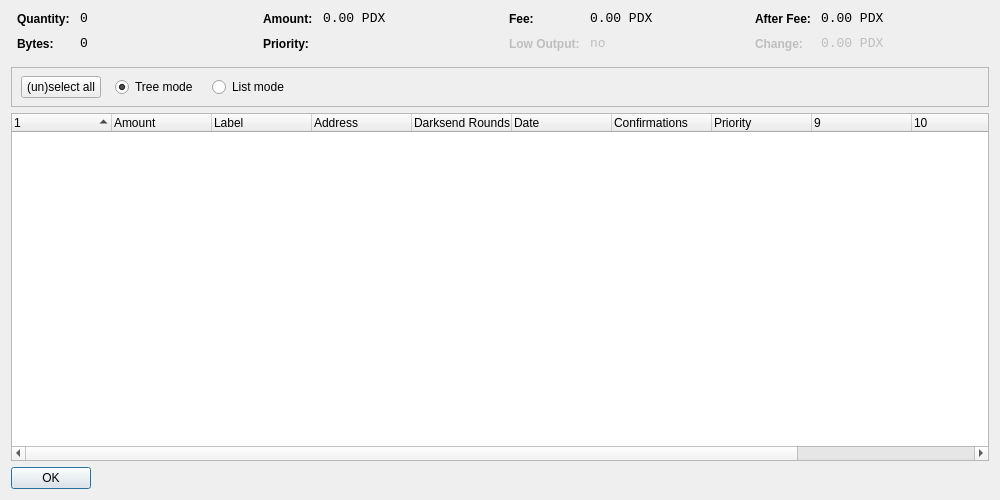
<?xml version="1.0" encoding="UTF-8"?>
<ui version="4.0">
 <class>CoinControlDialog</class>
 <widget class="QDialog" name="CoinControlDialog">
  <property name="geometry">
   <rect>
    <x>0</x>
    <y>0</y>
    <width>1000</width>
    <height>500</height>
   </rect>
  </property>
  <property name="windowTitle">
   <string>Coin Control</string>
  </property>
  <layout class="QVBoxLayout" name="verticalLayout">
   <item>
    <layout class="QHBoxLayout" name="horizontalLayoutTop" stretch="0,0,0,0">
     <property name="topMargin">
      <number>0</number>
     </property>
     <property name="bottomMargin">
      <number>10</number>
     </property>
     <item>
      <layout class="QFormLayout" name="formLayoutCoinControl1">
       <property name="horizontalSpacing">
        <number>10</number>
       </property>
       <property name="verticalSpacing">
        <number>10</number>
       </property>
       <property name="leftMargin">
        <number>6</number>
       </property>
       <property name="rightMargin">
        <number>6</number>
       </property>
       <item row="0" column="0">
        <widget class="QLabel" name="labelCoinControlQuantityText">
         <property name="styleSheet">
          <string notr="true">font-weight:bold;</string>
         </property>
         <property name="text">
          <string>Quantity:</string>
         </property>
        </widget>
       </item>
       <item row="0" column="1">
        <widget class="QLabel" name="labelCoinControlQuantity">
         <property name="font">
          <font>
           <family>Monospace</family>
           <pointsize>10</pointsize>
          </font>
         </property>
         <property name="cursor">
          <cursorShape>IBeamCursor</cursorShape>
         </property>
         <property name="contextMenuPolicy">
          <enum>Qt::ActionsContextMenu</enum>
         </property>
         <property name="text">
          <string notr="true">0</string>
         </property>
         <property name="textInteractionFlags">
          <set>Qt::LinksAccessibleByMouse|Qt::TextSelectableByKeyboard|Qt::TextSelectableByMouse</set>
         </property>
        </widget>
       </item>
       <item row="1" column="0">
        <widget class="QLabel" name="labelCoinControlBytesText">
         <property name="styleSheet">
          <string notr="true">font-weight:bold;</string>
         </property>
         <property name="text">
          <string>Bytes:</string>
         </property>
        </widget>
       </item>
       <item row="1" column="1">
        <widget class="QLabel" name="labelCoinControlBytes">
         <property name="font">
          <font>
           <family>Monospace</family>
           <pointsize>10</pointsize>
          </font>
         </property>
         <property name="cursor">
          <cursorShape>IBeamCursor</cursorShape>
         </property>
         <property name="contextMenuPolicy">
          <enum>Qt::ActionsContextMenu</enum>
         </property>
         <property name="text">
          <string notr="true">0</string>
         </property>
         <property name="textInteractionFlags">
          <set>Qt::LinksAccessibleByMouse|Qt::TextSelectableByKeyboard|Qt::TextSelectableByMouse</set>
         </property>
        </widget>
       </item>
      </layout>
     </item>
     <item>
      <layout class="QFormLayout" name="formLayoutCoinControl2">
       <property name="horizontalSpacing">
        <number>10</number>
       </property>
       <property name="verticalSpacing">
        <number>10</number>
       </property>
       <property name="leftMargin">
        <number>6</number>
       </property>
       <property name="rightMargin">
        <number>6</number>
       </property>
       <item row="0" column="0">
        <widget class="QLabel" name="labelCoinControlAmountText">
         <property name="styleSheet">
          <string notr="true">font-weight:bold;</string>
         </property>
         <property name="text">
          <string>Amount:</string>
         </property>
        </widget>
       </item>
       <item row="0" column="1">
        <widget class="QLabel" name="labelCoinControlAmount">
         <property name="font">
          <font>
           <family>Monospace</family>
           <pointsize>10</pointsize>
          </font>
         </property>
         <property name="cursor">
          <cursorShape>IBeamCursor</cursorShape>
         </property>
         <property name="contextMenuPolicy">
          <enum>Qt::ActionsContextMenu</enum>
         </property>
         <property name="text">
          <string notr="true">0.00 PDX</string>
         </property>
         <property name="textInteractionFlags">
          <set>Qt::LinksAccessibleByMouse|Qt::TextSelectableByKeyboard|Qt::TextSelectableByMouse</set>
         </property>
        </widget>
       </item>
       <item row="1" column="0">
        <widget class="QLabel" name="labelCoinControlPriorityText">
         <property name="styleSheet">
          <string notr="true">font-weight:bold;</string>
         </property>
         <property name="text">
          <string>Priority:</string>
         </property>
        </widget>
       </item>
       <item row="1" column="1">
        <widget class="QLabel" name="labelCoinControlPriority">
         <property name="font">
          <font>
           <family>Monospace</family>
           <pointsize>10</pointsize>
          </font>
         </property>
         <property name="cursor">
          <cursorShape>IBeamCursor</cursorShape>
         </property>
         <property name="contextMenuPolicy">
          <enum>Qt::ActionsContextMenu</enum>
         </property>
         <property name="text">
          <string/>
         </property>
         <property name="textInteractionFlags">
          <set>Qt::LinksAccessibleByMouse|Qt::TextSelectableByKeyboard|Qt::TextSelectableByMouse</set>
         </property>
        </widget>
       </item>
      </layout>
     </item>
     <item>
      <layout class="QFormLayout" name="formLayoutCoinControl3">
       <property name="horizontalSpacing">
        <number>10</number>
       </property>
       <property name="verticalSpacing">
        <number>10</number>
       </property>
       <property name="leftMargin">
        <number>6</number>
       </property>
       <property name="rightMargin">
        <number>6</number>
       </property>
       <item row="0" column="0">
        <widget class="QLabel" name="labelCoinControlFeeText">
         <property name="styleSheet">
          <string notr="true">font-weight:bold;</string>
         </property>
         <property name="text">
          <string>Fee:</string>
         </property>
        </widget>
       </item>
       <item row="0" column="1">
        <widget class="QLabel" name="labelCoinControlFee">
         <property name="font">
          <font>
           <family>Monospace</family>
           <pointsize>10</pointsize>
          </font>
         </property>
         <property name="cursor">
          <cursorShape>IBeamCursor</cursorShape>
         </property>
         <property name="contextMenuPolicy">
          <enum>Qt::ActionsContextMenu</enum>
         </property>
         <property name="text">
          <string notr="true">0.00 PDX</string>
         </property>
         <property name="textInteractionFlags">
          <set>Qt::LinksAccessibleByMouse|Qt::TextSelectableByKeyboard|Qt::TextSelectableByMouse</set>
         </property>
        </widget>
       </item>
       <item row="1" column="0">
        <widget class="QLabel" name="labelCoinControlLowOutputText">
         <property name="enabled">
          <bool>false</bool>
         </property>
         <property name="styleSheet">
          <string notr="true">font-weight:bold;</string>
         </property>
         <property name="text">
          <string>Low Output:</string>
         </property>
        </widget>
       </item>
       <item row="1" column="1">
        <widget class="QLabel" name="labelCoinControlLowOutput">
         <property name="enabled">
          <bool>false</bool>
         </property>
         <property name="font">
          <font>
           <family>Monospace</family>
           <pointsize>10</pointsize>
          </font>
         </property>
         <property name="cursor">
          <cursorShape>IBeamCursor</cursorShape>
         </property>
         <property name="contextMenuPolicy">
          <enum>Qt::ActionsContextMenu</enum>
         </property>
         <property name="text">
          <string notr="true">no</string>
         </property>
         <property name="textInteractionFlags">
          <set>Qt::LinksAccessibleByMouse|Qt::TextSelectableByKeyboard|Qt::TextSelectableByMouse</set>
         </property>
        </widget>
       </item>
      </layout>
     </item>
     <item>
      <layout class="QFormLayout" name="formLayoutCoinControl4">
       <property name="horizontalSpacing">
        <number>10</number>
       </property>
       <property name="verticalSpacing">
        <number>10</number>
       </property>
       <property name="leftMargin">
        <number>6</number>
       </property>
       <property name="rightMargin">
        <number>6</number>
       </property>
       <item row="0" column="0">
        <widget class="QLabel" name="labelCoinControlAfterFeeText">
         <property name="styleSheet">
          <string notr="true">font-weight:bold;</string>
         </property>
         <property name="text">
          <string>After Fee:</string>
         </property>
        </widget>
       </item>
       <item row="0" column="1">
        <widget class="QLabel" name="labelCoinControlAfterFee">
         <property name="font">
          <font>
           <family>Monospace</family>
           <pointsize>10</pointsize>
          </font>
         </property>
         <property name="cursor">
          <cursorShape>IBeamCursor</cursorShape>
         </property>
         <property name="contextMenuPolicy">
          <enum>Qt::ActionsContextMenu</enum>
         </property>
         <property name="text">
          <string notr="true">0.00 PDX</string>
         </property>
         <property name="textInteractionFlags">
          <set>Qt::LinksAccessibleByMouse|Qt::TextSelectableByKeyboard|Qt::TextSelectableByMouse</set>
         </property>
        </widget>
       </item>
       <item row="1" column="0">
        <widget class="QLabel" name="labelCoinControlChangeText">
         <property name="enabled">
          <bool>false</bool>
         </property>
         <property name="styleSheet">
          <string notr="true">font-weight:bold;</string>
         </property>
         <property name="text">
          <string>Change:</string>
         </property>
        </widget>
       </item>
       <item row="1" column="1">
        <widget class="QLabel" name="labelCoinControlChange">
         <property name="enabled">
          <bool>false</bool>
         </property>
         <property name="font">
          <font>
           <family>Monospace</family>
           <pointsize>10</pointsize>
          </font>
         </property>
         <property name="cursor">
          <cursorShape>IBeamCursor</cursorShape>
         </property>
         <property name="contextMenuPolicy">
          <enum>Qt::ActionsContextMenu</enum>
         </property>
         <property name="text">
          <string notr="true">0.00 PDX</string>
         </property>
         <property name="textInteractionFlags">
          <set>Qt::LinksAccessibleByMouse|Qt::TextSelectableByKeyboard|Qt::TextSelectableByMouse</set>
         </property>
        </widget>
       </item>
      </layout>
     </item>
    </layout>
   </item>
   <item>
    <widget class="QFrame" name="frame">
     <property name="minimumSize">
      <size>
       <width>0</width>
       <height>40</height>
      </size>
     </property>
     <property name="frameShape">
      <enum>QFrame::StyledPanel</enum>
     </property>
     <property name="frameShadow">
      <enum>QFrame::Sunken</enum>
     </property>
     <widget class="QWidget" name="horizontalLayoutWidget">
      <property name="geometry">
       <rect>
        <x>10</x>
        <y>0</y>
        <width>781</width>
        <height>41</height>
       </rect>
      </property>
      <layout class="QHBoxLayout" name="horizontalLayoutPanel" stretch="0,0,0,0">
       <property name="spacing">
        <number>14</number>
       </property>
       <item>
        <widget class="QPushButton" name="pushButtonSelectAll">
         <property name="sizePolicy">
          <sizepolicy hsizetype="Maximum" vsizetype="Fixed">
           <horstretch>0</horstretch>
           <verstretch>0</verstretch>
          </sizepolicy>
         </property>
         <property name="text">
          <string>(un)select all</string>
         </property>
        </widget>
       </item>
       <item>
        <widget class="QRadioButton" name="radioTreeMode">
         <property name="sizePolicy">
          <sizepolicy hsizetype="Maximum" vsizetype="Fixed">
           <horstretch>0</horstretch>
           <verstretch>0</verstretch>
          </sizepolicy>
         </property>
         <property name="text">
          <string>Tree mode</string>
         </property>
         <property name="checked">
          <bool>true</bool>
         </property>
        </widget>
       </item>
       <item>
        <widget class="QRadioButton" name="radioListMode">
         <property name="sizePolicy">
          <sizepolicy hsizetype="Maximum" vsizetype="Fixed">
           <horstretch>0</horstretch>
           <verstretch>0</verstretch>
          </sizepolicy>
         </property>
         <property name="text">
          <string>List mode</string>
         </property>
        </widget>
       </item>
       <item>
        <spacer name="horizontalSpacer">
         <property name="orientation">
          <enum>Qt::Horizontal</enum>
         </property>
         <property name="sizeHint" stdset="0">
          <size>
           <width>40</width>
           <height>20</height>
          </size>
         </property>
        </spacer>
       </item>
      </layout>
     </widget>
    </widget>
   </item>
   <item>
    <widget class="CoinControlTreeWidget" name="treeWidget">
     <property name="contextMenuPolicy">
      <enum>Qt::CustomContextMenu</enum>
     </property>
     <property name="sortingEnabled">
      <bool>false</bool>
     </property>
     <property name="columnCount">
      <number>12</number>
     </property>
     <attribute name="headerShowSortIndicator" stdset="0">
      <bool>true</bool>
     </attribute>
     <attribute name="headerStretchLastSection">
      <bool>false</bool>
     </attribute>
     <column>
      <property name="text">
       <string/>
      </property>
     </column>
     <column>
      <property name="text">
       <string>Amount</string>
      </property>
     </column>
     <column>
      <property name="text">
       <string>Label</string>
      </property>
     </column>
     <column>
      <property name="text">
       <string>Address</string>
      </property>
     </column>
     <column>
      <property name="text">
       <string>Darksend Rounds</string>
      </property>
     </column>
     <column>
      <property name="text">
       <string>Date</string>
      </property>
     </column>
     <column>
      <property name="text">
       <string>Confirmations</string>
      </property>
      <property name="toolTip">
       <string>Confirmed</string>
      </property>
     </column>
     <column>
      <property name="text">
       <string>Priority</string>
      </property>
     </column>
     <column>
      <property name="text">
       <string/>
      </property>
     </column>
     <column>
      <property name="text">
       <string/>
      </property>
     </column>
     <column>
      <property name="text">
       <string/>
      </property>
     </column>
     <column>
      <property name="text">
       <string/>
      </property>
     </column>
    </widget>
   </item>
   <item>
    <widget class="QDialogButtonBox" name="buttonBox">
     <property name="sizePolicy">
      <sizepolicy hsizetype="Maximum" vsizetype="Fixed">
       <horstretch>0</horstretch>
       <verstretch>0</verstretch>
      </sizepolicy>
     </property>
     <property name="orientation">
      <enum>Qt::Horizontal</enum>
     </property>
     <property name="standardButtons">
      <set>QDialogButtonBox::Ok</set>
     </property>
    </widget>
   </item>
  </layout>
 </widget>
 <customwidgets>
  <customwidget>
   <class>CoinControlTreeWidget</class>
   <extends>QTreeWidget</extends>
   <header>coincontroltreewidget.h</header>
  </customwidget>
 </customwidgets>
 <resources/>
 <connections/>
</ui>
